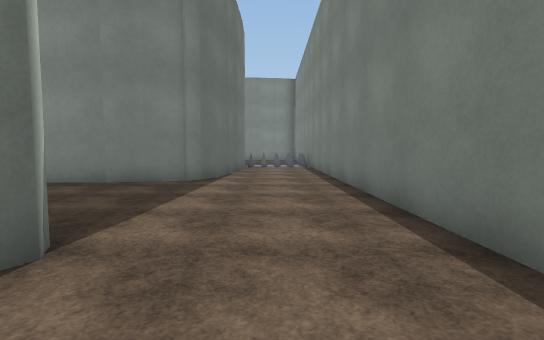
View 1 (above)

24 first-person views from a walk through a scene from a Unity 3-D project. The camera is 1.4 m above the floor, tilts 4° down and sees 85° across. The floor is counted in squares, 2 m on a side. Each view is taken from the middle of a square. On the plan, view 1 faces up. The plan holds only what a view shows up to about 10 squares ahead; the rest is blank. The place goes on beyond the plan. The player is left out. Some animated figures are left out. Surface patterns are stand-ins for the level's own textures.

View 2
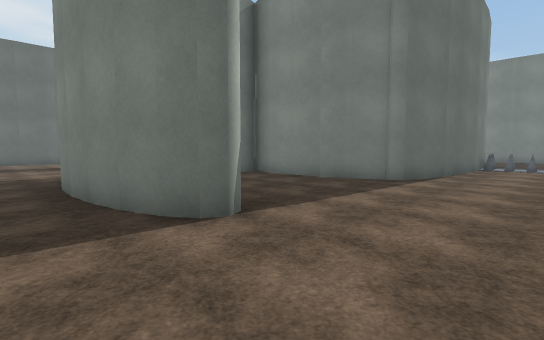

View 3
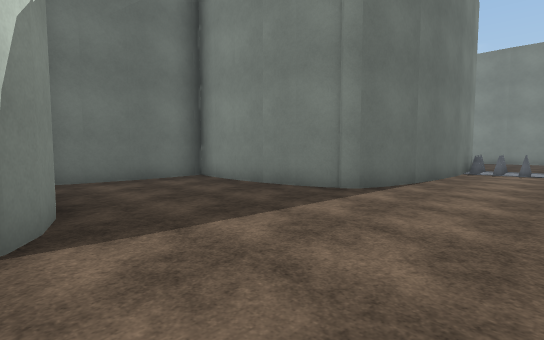

View 4
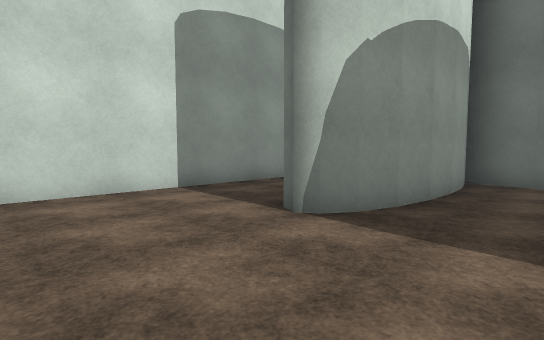

View 5
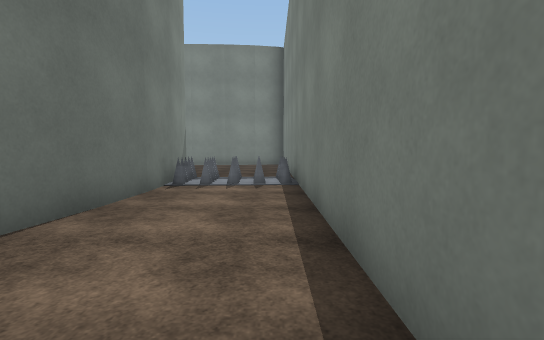

View 6
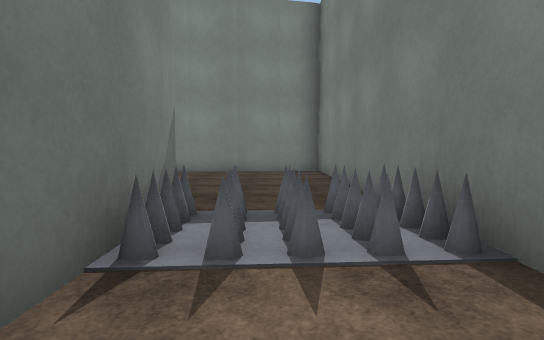

View 7
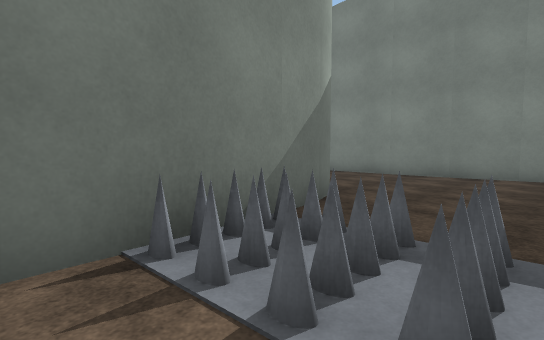

View 8
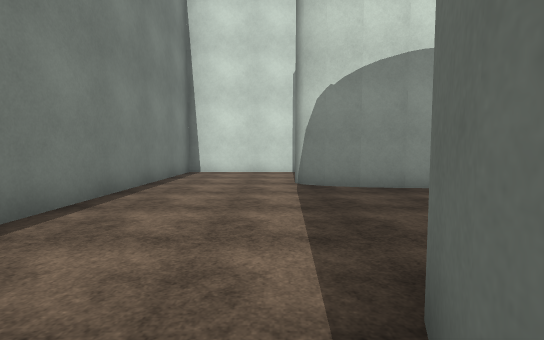

View 9
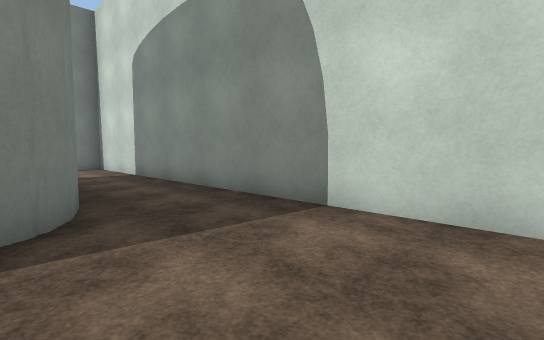

View 10
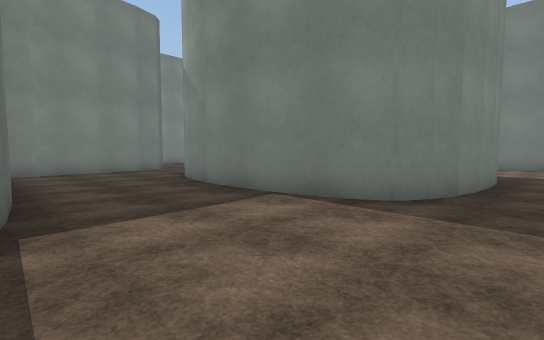

View 11
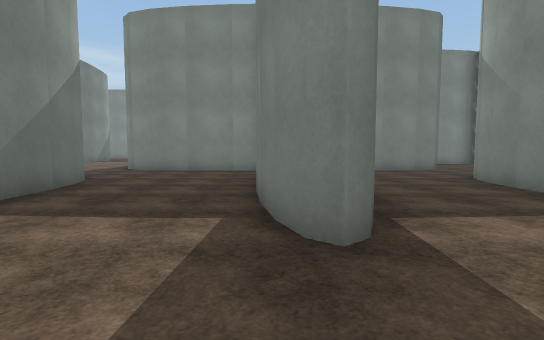

View 12
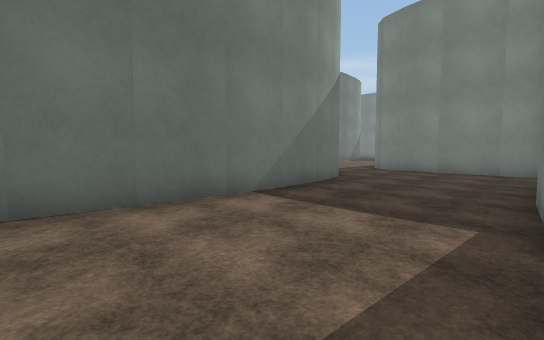

View 13
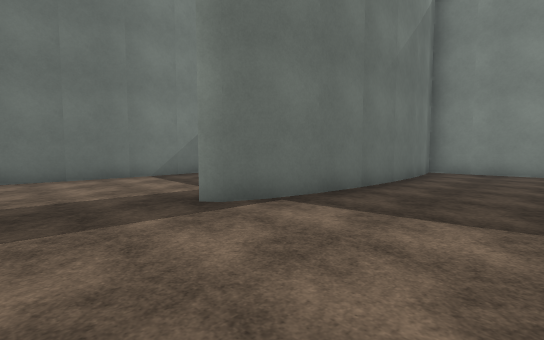

View 14
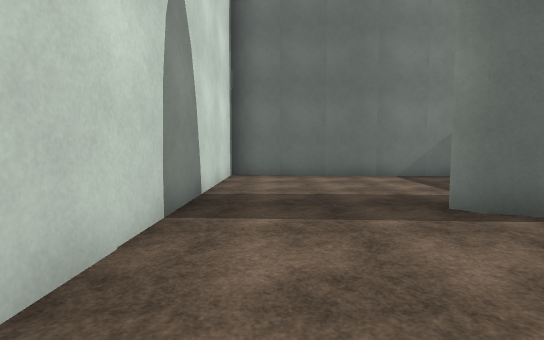

View 15
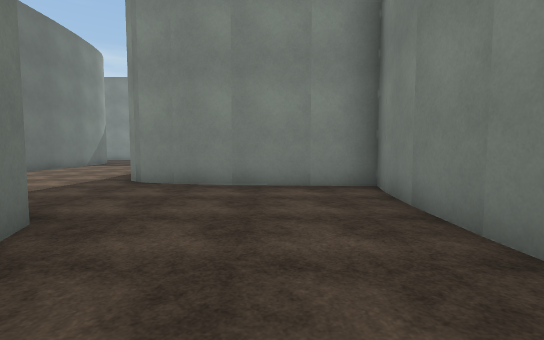

View 16
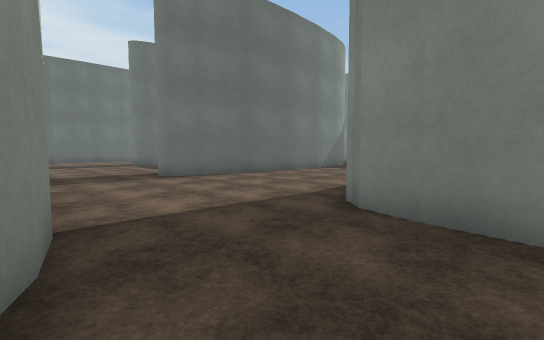

View 17
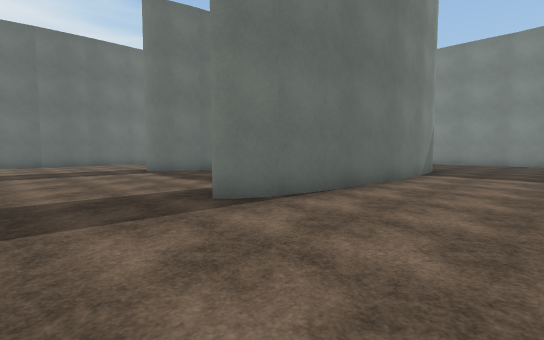

View 18
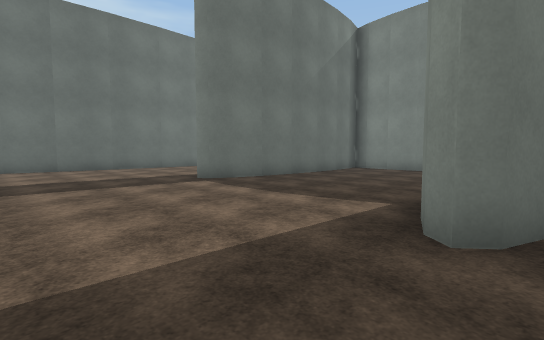

View 19
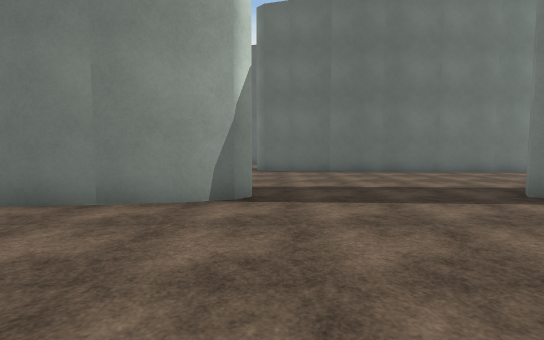

View 20
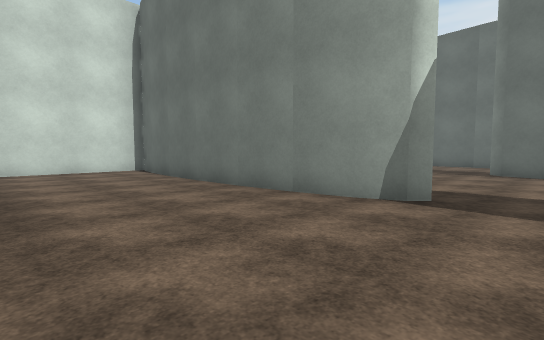

View 21
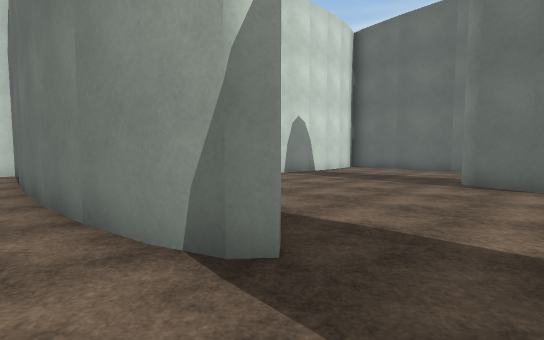

View 22
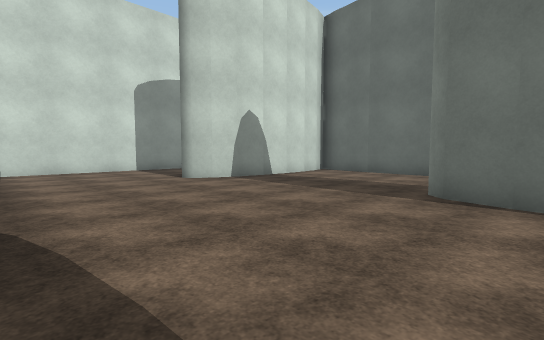

View 23
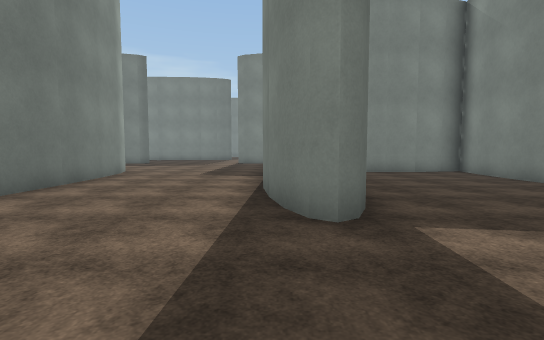

View 24
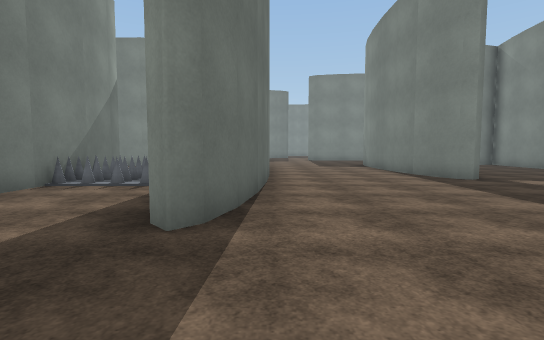

### Floor plan
Key: @ floor where view 1 was taken; # wall or solid block; . floor; O other object.
Columns run from 38 left of view 1 to 2 right of it. Each row starts with its distance up from view 1.
 20                  ..                   ###
 19      ....   ####...              ########
 18     #....   ...##...              .....#
 17     #.... #....##...               ....#
 16     #.... #....##...                ...#
 15     ##...##....##...                # . #
 14 #    #...##.... #...                 #. #
 13 #    #...##.... #....                #OO#
 12 #OO ##....#....##....                #OO#
 11 #OO##..........#.....##              #..#
 10 #...#.................##########.   ##..#
  9  ...#.....................##.....   #...#
  8   ..#.....................##....    #...#
  7 #.........#....     ##....##...######...#
  6 #........ #...       ##...##...##.......#
  5 #........ #...        #...##...##.......#
  4 #........ #...        #...##...##.......#
  3 #####.... #...        #...##...##.......#
  2     ##... #....       #........######...#
  1      .... #....       #..........###....#
  0      .... #....       #...............@.#
 -1      ##########       ###################

Where each view was taken, in squares from view 1:
view 1: 0 up, 0 right, facing up
view 2: 0 up, 1 right, facing up-left
view 3: 2 up, 1 right, facing up-left
view 4: 4 up, 1 right, facing down-left
view 5: 6 up, 1 right, facing up
view 6: 10 up, 0 right, facing up
view 7: 11 up, 1 right, facing up-left
view 8: 8 up, 1 left, facing down
view 9: 2 up, 10 left, facing down-right
view 10: 0 up, 11 left, facing up-right
view 11: 0 up, 12 left, facing up
view 12: 0 up, 12 left, facing up-left
view 13: 0 up, 8 left, facing up-left
view 14: 0 up, 8 left, facing left
view 15: 4 up, 14 left, facing up
view 16: 7 up, 15 left, facing up-left
view 17: 8 up, 19 left, facing up-left
view 18: 8 up, 22 left, facing up-left
view 19: 8 up, 24 left, facing left
view 20: 9 up, 24 left, facing down-left
view 21: 9 up, 27 left, facing down-left
view 22: 9 up, 29 left, facing down-left
view 23: 9 up, 29 left, facing up
view 24: 5 up, 33 left, facing up
